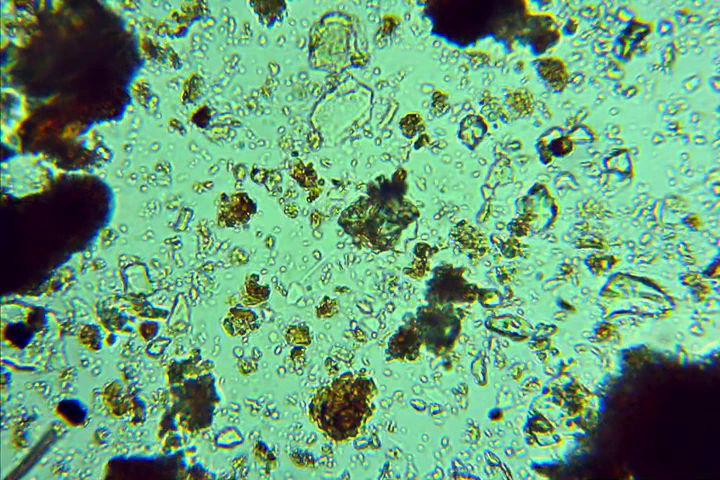
#> input picture courses/microbes/scene00701.png, 720 x 480 px
$ python unsharp-mask.py
#> lines starting #> are read from the running program, lines starting #| are printed output that depends on the picture
import imp
from numpy import size
from skimage import io, img_as_float
from skimage.filters import unsharp_mask
from skimage.filters import gaussian

img = img_as_float(io.imread("scene00701.png", as_gray=True))
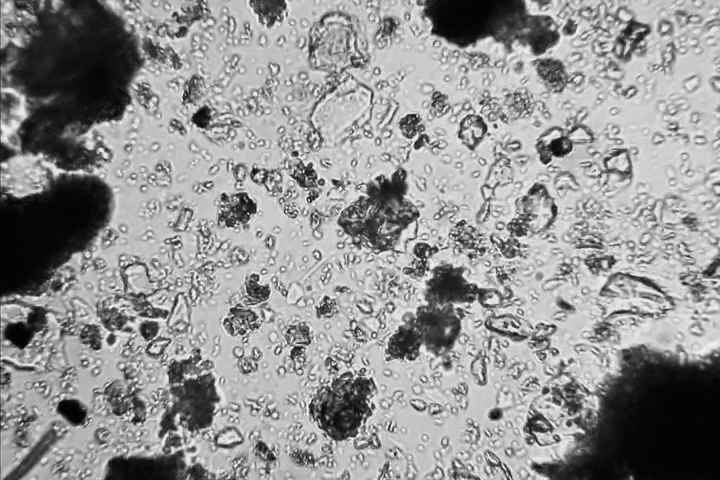
#> img: shape (480, 720) float64; min 0.00588, max 0.993, mean 0.577

gaussian_img = gaussian(img, sigma=2, mode='constant', cval=0.0)
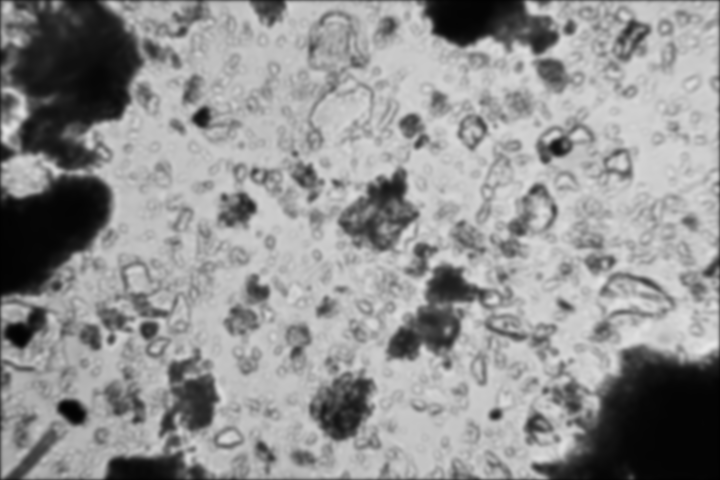
#> gaussian_img: shape (480, 720) float64; min 0.00561, max 0.904, mean 0.575

img2 = (img - gaussian_img)*2
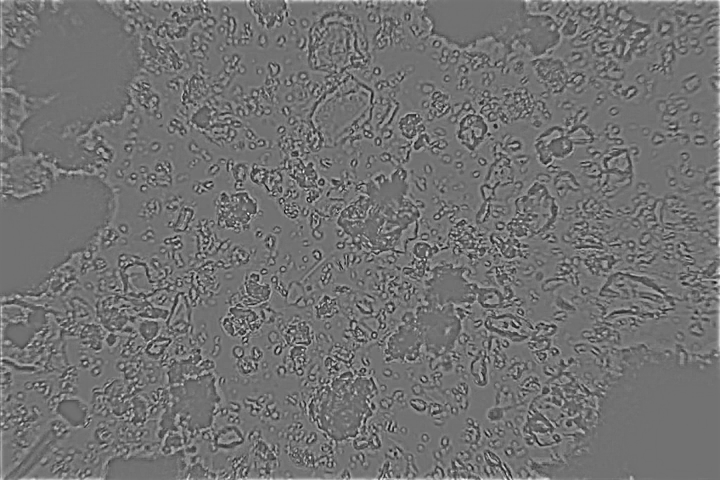
#> img2: shape (480, 720) float64; min -0.948, max 1.17, mean 0.00507; drawn with min black and max white

img3 = img + img2
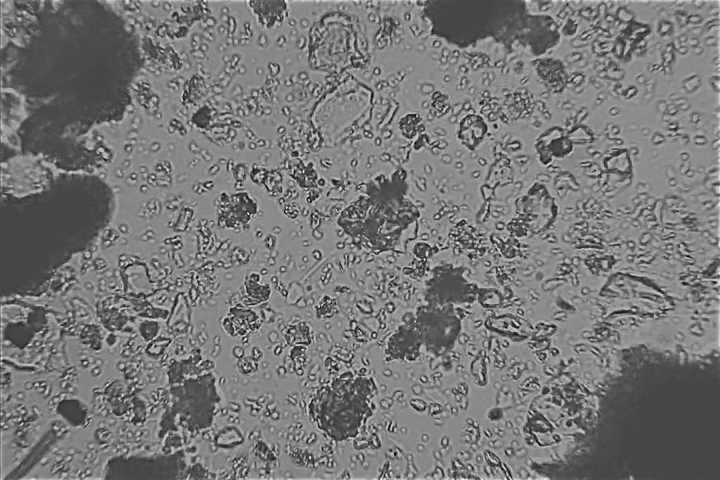
#> img3: shape (480, 720) float64; min -0.777, max 2.1, mean 0.582; drawn with min black and max white

from matplotlib import pyplot as plt

fig, axes = plt.subplots(1, 3)
axes[0].imshow(img, cmap="gray")
axes[1].imshow(img2, cmap='gray')
axes[2].imshow(img3, cmap='gray')
plt.show()
